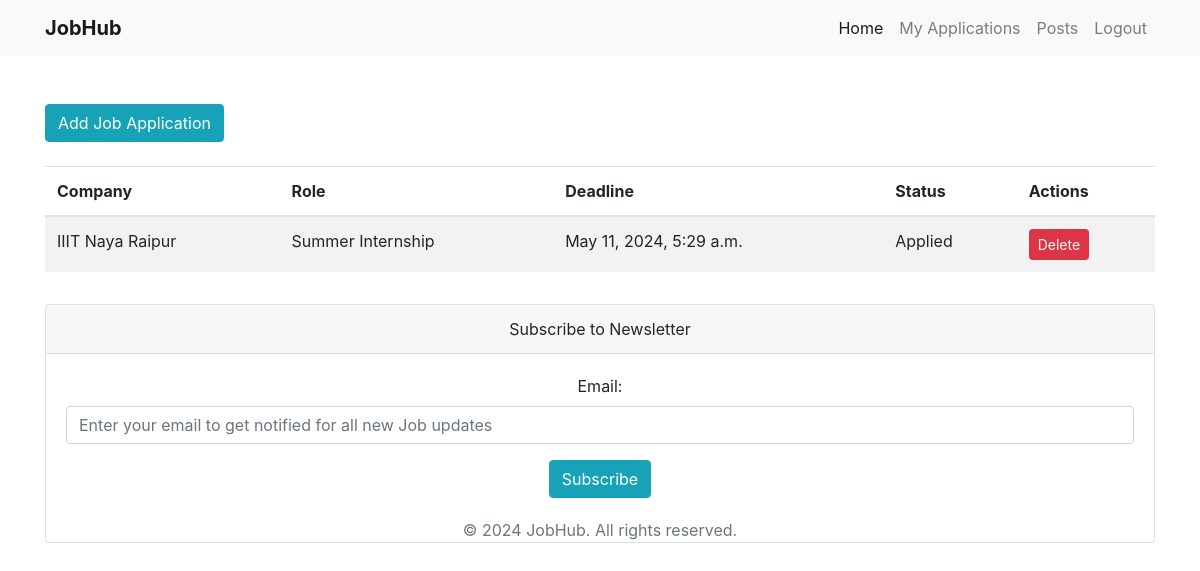
The app's page /job-application-tracker (signed in) with its own data.
### jobs/models.py (models this page shows, shortened)
class UserJobApplication(models.Model):
    user = models.ForeignKey(User, on_delete=models.CASCADE)
    job_application = models.ForeignKey(JobApplication, on_delete=models.CASCADE)
    application_date = models.DateField(default=timezone.now)
    status = models.CharField(max_length=50, blank=True)
    notes = models.TextField(blank=True)
    posted_on = models.DateTimeField(default=timezone.now)

class JobApplication(models.Model):
    s_no = models.AutoField(primary_key=True)
    company = models.CharField(max_length=100,blank=True)
    role = models.CharField(max_length=100,blank=True)
    deadline = models.DateTimeField(blank=True)
    status = models.CharField(max_length=50,blank=True)
    link = models.URLField(max_length=200,blank=True)
    remarks = models.TextField(blank=True)
    medium = models.CharField(max_length=50,blank=True)
    posted_on = models.DateTimeField(default=timezone.now)

### jobs/views.py (the view)
# urls.py: path('job-application-tracker', views.job_application_tracker, name='job_application_tracker'),
def job_application_tracker(request):
    user_job_applications = UserJobApplication.objects.filter(user=request.user)
    jobs = JobApplication.objects.all()
    return render(request, 'job_application_tracker.html', {'user_job_applications': user_job_applications, 'jobs': jobs})

### templates/job_application_tracker.html (shortened to what this page needs)
{% extends 'base.html' %}
{% load static %}
{% block content %}
{% include 'navbar.html' %}
<div class="container mt-5">
    <div class="row">
        <div class="col-md-12">
             <button type="button" class="btn btn-info" data-toggle="modal" data-target="#addJobApplicationModal">Add Job Application</button>
             <br>
            <table class="table table-striped">
                <thead>
                    <tr>
                        <th>Company</th>
                        <th>Role</th>
                        <th>Deadline</th>
                        <th>Status</th>
                        <th>Actions</th>
                    </tr>
                </thead>
                <tbody>
                    {% for user_job_application in user_job_applications %}
                    <tr>
                        <td>{{ user_job_application.job_application.company }}</td>
                        <td>{{ user_job_application.job_application.role }}</td>
                        <td>{{ user_job_application.job_application.deadline }}</td>
                        <td>{{ user_job_application.status }}</td>
                        <td>
                            <a href="{% url 'delete_job_application' user_job_application.id %}" class="btn btn-sm btn-danger">Delete</a>
                        </td>
                    </tr>
                    {% empty %}
                    <tr>
                        <td colspan="5">No job applications found.</td>
                    </tr>
                    {% endfor %}
                </tbody>
            </table>
        </div>
    </div>
</div>
{% include 'footer.html' %}
{% endblock %}

### records on screen
UserJobApplication: job_application.company "IIIT Naya Raipur", job_application.role "Summer Internship", job_application.deadline "May 11, 2024, 5:29 a.m.", status "Applied"
